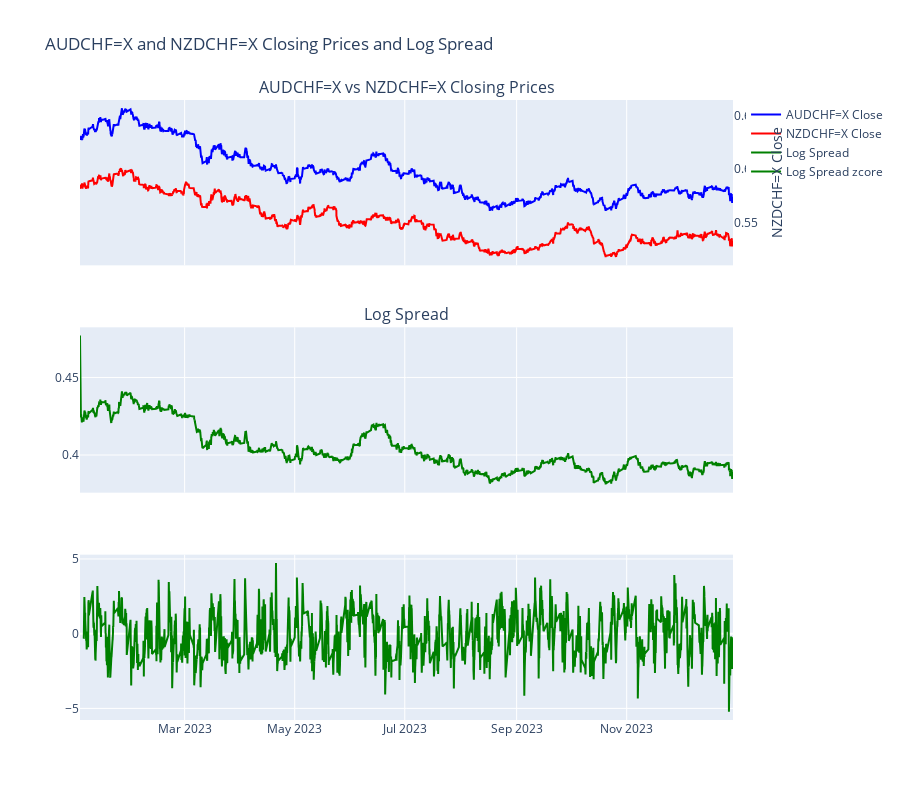

The notebook cell this image was saved under:
### Code cell
import plotly.graph_objs as go
from plotly.subplots import make_subplots

# Crear subplots: 1 fila, 2 columnas
fig = make_subplots(rows=3, cols=1, shared_xaxes=True,
                    subplot_titles=(f'{stock1} vs {stock2} Closing Prices', 'Log Spread'),
                    vertical_spacing=0.1)

# Agregar los precios de cierre al primer gráfico
fig.add_trace(go.Scatter(x=stock1_data.index, y=stock1_data['Close'], name=f'{stock1} Close', line=dict(color='blue')),
              row=1, col=1)
fig.add_trace(go.Scatter(x=stock2_data.index, y=stock2_data['Close'], name=f'{stock2} Close', line=dict(color='red')),
              row=1, col=1)

# Crear una segunda escala de eje Y
fig.update_yaxes(title_text=f"{stock1} Close", row=1, col=1, side="left")
fig.update_yaxes(title_text=f"{stock2} Close", row=1, col=1, side="right", overlaying="y", showgrid=False)

# Agregar el spread al segundo gráfico
fig.add_trace(go.Scatter(x=spread.index, y=spread, name='Log Spread', line=dict(color='green')),
              row=2, col=1)

# Ajustar el diseño
fig.update_layout(title_text=f"{stock1} and {stock2} Closing Prices and Log Spread", height=800)

# Agregar el spread al tercer gráfico
fig.add_trace(go.Scatter(x=spread.index, y=spread_zcore, name='Log Spread zcore', line=dict(color='green')),
              row=3, col=1)


# Mostrar el gráfico
fig.show()

### Figure 1 — Plotly figure (JSON) as saved in the notebook; plotly's stock layout.template omitted (floating-point values rounded to 4 significant figures; data arrays with more than 128 entries replaced by an {"elided": "..."} marker saying what was removed)
{"data": [{"line": {"color": "blue"}, "name": "AUDCHF=X Close", "type": "scatter", "x": {"elided": "6179 str values"}, "xaxis": "x", "y": {"elided": "6179 float values"}, "yaxis": "y"}, {"line": {"color": "red"}, "name": "NZDCHF=X Close", "type": "scatter", "x": {"elided": "6179 str values"}, "xaxis": "x", "y": {"elided": "6179 float values"}, "yaxis": "y"}, {"line": {"color": "green"}, "name": "Log Spread", "type": "scatter", "x": {"elided": "6179 str values"}, "xaxis": "x2", "y": {"elided": "6179 float values"}, "yaxis": "y2"}, {"line": {"color": "green"}, "name": "Log Spread zcore", "type": "scatter", "x": {"elided": "6179 str values"}, "xaxis": "x3", "y": {"elided": "6179 float values"}, "yaxis": "y3"}], "layout": {"annotations": [{"font": {"size": 16}, "showarrow": false, "text": "AUDCHF=X vs NZDCHF=X Closing Prices", "x": 0.5, "xanchor": "center", "xref": "paper", "y": 1, "yanchor": "bottom", "yref": "paper"}, {"font": {"size": 16}, "showarrow": false, "text": "Log Spread", "x": 0.5, "xanchor": "center", "xref": "paper", "y": 0.6333, "yanchor": "bottom", "yref": "paper"}], "height": 800, "title": {"text": "AUDCHF=X and NZDCHF=X Closing Prices and Log Spread"}, "xaxis": {"anchor": "y", "domain": [0, 1], "matches": "x3", "showticklabels": false}, "xaxis2": {"anchor": "y2", "domain": [0, 1], "matches": "x3", "showticklabels": false}, "xaxis3": {"anchor": "y3", "domain": [0, 1]}, "yaxis": {"anchor": "x", "domain": [0.7333, 1], "overlaying": "y", "showgrid": false, "side": "right", "title": {"text": "NZDCHF=X Close"}}, "yaxis2": {"anchor": "x2", "domain": [0.3667, 0.6333]}, "yaxis3": {"anchor": "x3", "domain": [0, 0.2667]}}}
